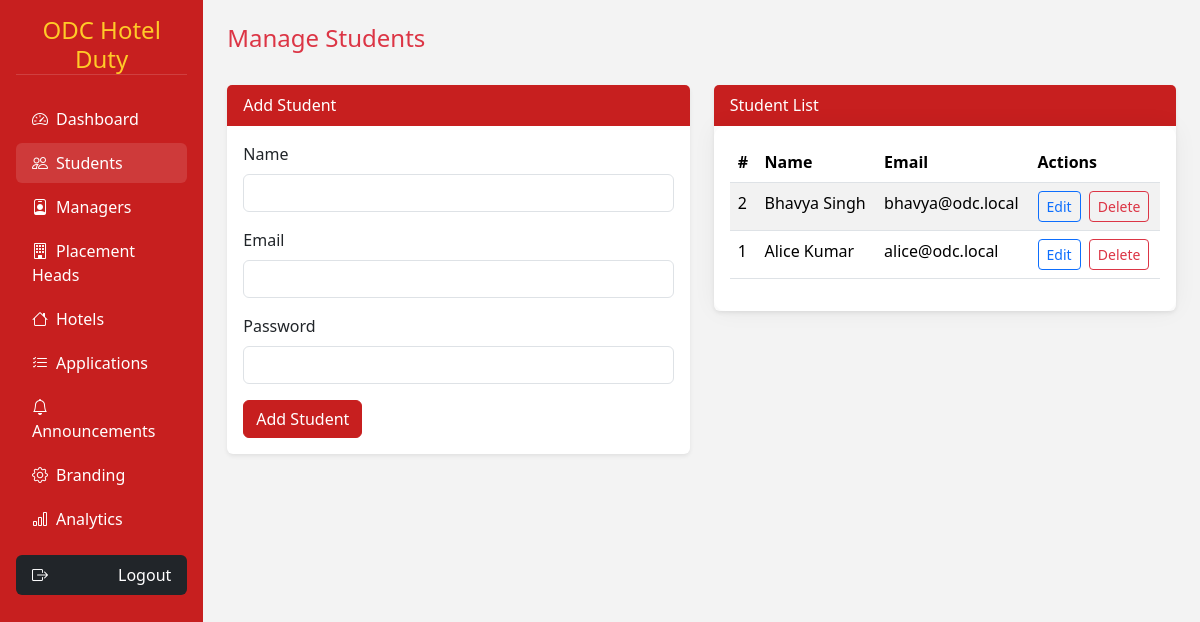
/admin/manage_students.php (signed in), run on the app's committed database.
### tables this page shows
CREATE TABLE IF NOT EXISTS students (
  id INT AUTO_INCREMENT PRIMARY KEY,
  name VARCHAR(100) NOT NULL,
  email VARCHAR(150) NOT NULL UNIQUE,
  password VARCHAR(255) NOT NULL,
  created_at TIMESTAMP DEFAULT CURRENT_TIMESTAMP
);

### admin/manage_students.php (the view, shortened to what this page needs)
<?php
require_once __DIR__ . '/../includes/functions.php';
require_once __DIR__ . '/../includes/layout.php';
$editStudent = null;
$students = $pdo->query('SELECT * FROM students ORDER BY id DESC')->fetchAll();
?>
<?php require_once __DIR__ . '/../includes/header.php'; ?>
<div class="row g-4">
    <div class="col-lg-6">
        <div class="card shadow-sm border-0">
            <div class="card-header bg-danger text-white"><?= $editStudent ? 'Edit Student' : 'Add Student' ?></div>
            <div class="card-body">
                <form method="post">
                    <div class="mb-3">
                        <label class="form-label">Name</label>
                        <input class="form-control" name="name" value="<?= htmlspecialchars($editStudent['name'] ?? '') ?>" required />
                    </div>
                    <div class="mb-3">
                        <label class="form-label">Email</label>
                        <input type="email" class="form-control" name="email" value="<?= htmlspecialchars($editStudent['email'] ?? '') ?>" required />
                    </div>
                    <div class="mb-3">
                        <label class="form-label">Password <?= $editStudent ? '(leave blank to keep current)' : '' ?></label>
                        <input type="password" class="form-control" name="password" <?= $editStudent ? '' : 'required' ?> />
                    </div>
                    <button class="btn btn-danger"><?= $editStudent ? 'Update Student' : 'Add Student' ?></button>
                </form>
            </div>
        </div>
    </div>
    <div class="col-lg-6">
        <div class="card shadow-sm border-0">
            <div class="card-header bg-danger text-white">Student List</div>
            <div class="card-body table-responsive">
                <table class="table table-striped">
                    <thead>
                        <tr><th>#</th><th>Name</th><th>Email</th><th>Actions</th></tr>
                    </thead>
                    <tbody>
                        <?php foreach ($students as $student): ?>
                        <tr>
                            <td><?= $student['id'] ?></td>
                            <td><?= htmlspecialchars($student['name']) ?></td>
                            <td><?= htmlspecialchars($student['email']) ?></td>
                            <td>
                                <a href="?edit_id=<?= $student['id'] ?>" class="btn btn-sm btn-outline-primary">Edit</a>
                                <form method="post" class="d-inline ms-1" onsubmit="return confirm('Delete this student?');">
                                    <button class="btn btn-sm btn-outline-danger">Delete</button>
                                </form>
                            </td>
                        </tr>
                        <?php endforeach; ?>
                    </tbody>
                </table>
            </div>
        </div>
    </div>
</div>
<?php require_once __DIR__ . '/../includes/footer.php'; ?>

### assets/css/style.css (style rules this page uses)
:root { --primary: #c71f1f; --secondary: #ffca28; --bg: #f8f9fa; --text: #212529; }
body, html { min-height: 100%; background: var(--bg); }
.app-body { background: #f3f3f3; }
.card-header.bg-danger, .btn-danger, .bg-danger { background-color: var(--primary) !important; border-color: var(--primary) !important; }
.table-responsive { background: #fff; border-radius: .75rem; box-shadow: 0 0 24px rgba(0,0,0,.05); }
.card { border: none; }
.card .card-body { position: relative; }

### data on the page
students: id "2", name "Bhavya Singh", email "bhavya@odc.local"
students: id "1", name "Alice Kumar", email "alice@odc.local"

### other printed values
$brand "ODC Hotel Duty"
$item['label'] "Dashboard"
$item['label'] "Students"
$item['label'] "Managers"
$item['label'] "Placement Heads"
$item['label'] "Hotels"
$item['label'] "Applications"
$item['label'] "Announcements"
$item['label'] "Branding"
$item['label'] "Analytics"
$title "Manage Students"
